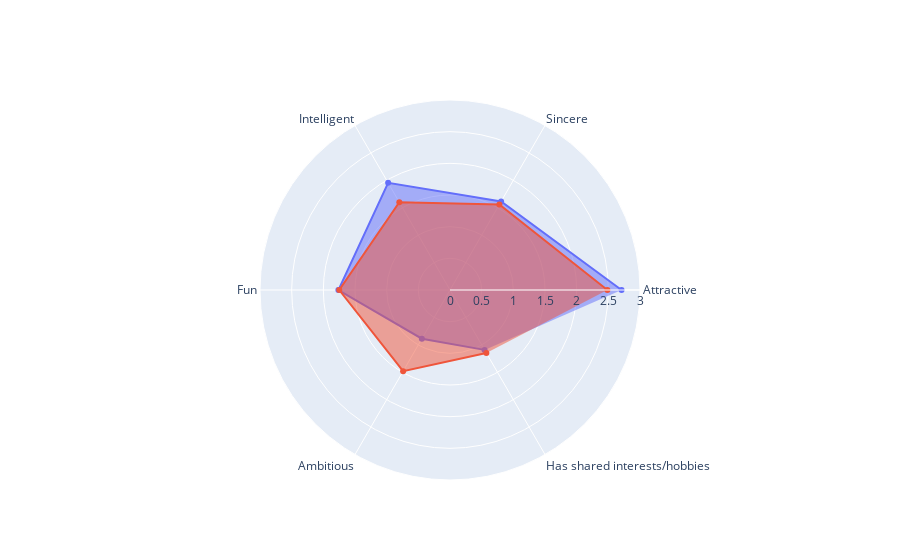

Write notebook code for a chart like this one.
### Code cell
# radar chart male

categories = ['Attractive','Sincere','Intelligent',
              'Fun', 'Ambitious','Has shared interests/hobbies']


fig = go.Figure()

fig.add_trace(go.Scatterpolar(
      r=np.array(Score_o[0]),
      theta=categories,
      fill='toself',
      name='Score before'
))
fig.add_trace(go.Scatterpolar(
      r=np.array(Rating[0]),
      theta=categories,
      fill='toself',
      name='Rating after'
))

fig.update_layout(
  polar=dict(
    radialaxis=dict(
      visible=True,
      range=[0, 3]
    )),
  showlegend=False
)

fig.show()

### Figure 1 — Plotly figure (JSON) as saved in the notebook; plotly's stock layout.template omitted (floating-point values rounded to 4 significant figures)
{"data": [{"fill": "toself", "name": "Score before", "r": [2.709, 1.615, 1.954, 1.762, 0.8883, 1.092], "theta": ["Attractive", "Sincere", "Intelligent", "Fun", "Ambitious", "Has shared interests/hobbies"], "type": "scatterpolar"}, {"fill": "toself", "name": "Rating after", "r": [2.485, 1.559, 1.601, 1.749, 1.481, 1.148], "theta": ["Attractive", "Sincere", "Intelligent", "Fun", "Ambitious", "Has shared interests/hobbies"], "type": "scatterpolar"}], "layout": {"polar": {"radialaxis": {"range": [0, 3], "visible": true}}, "showlegend": false}}
